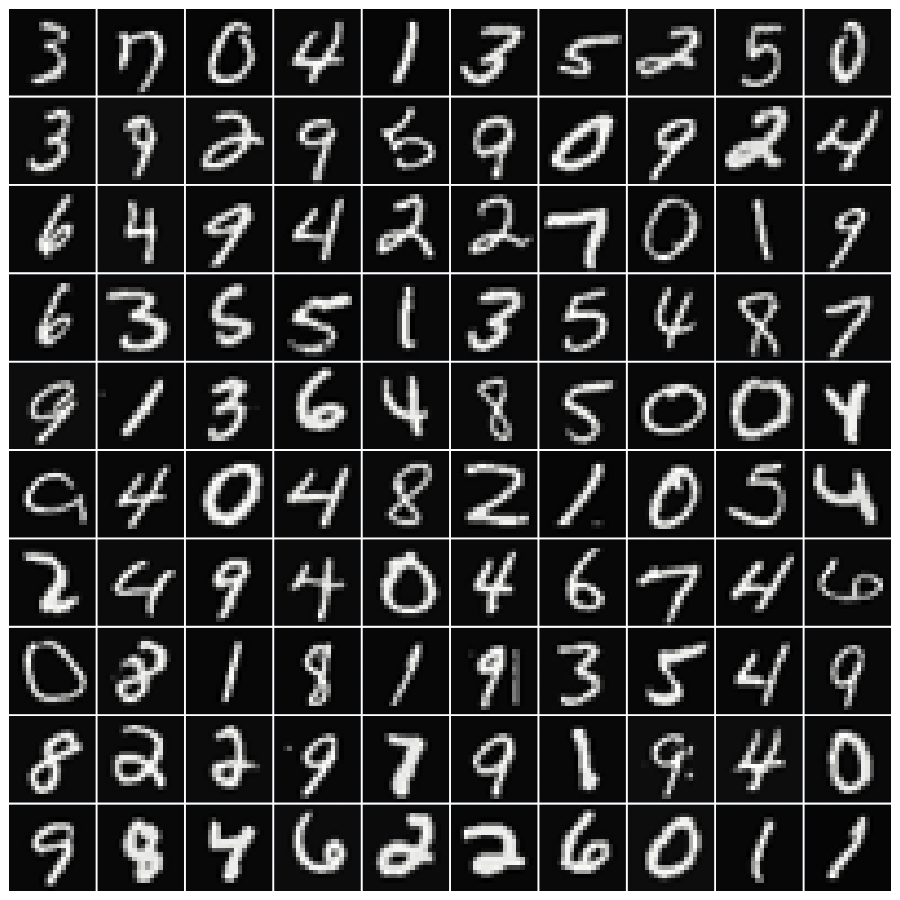

The notebook cell saved with this chart:
### Code cell
nrows = 10
ncols = 10 
fig = make_subplots(rows=nrows , cols=ncols,
                   vertical_spacing=0.002,
                   horizontal_spacing=0.002)

for i in range(nrows):
    for j in range(ncols):
        fig.add_trace( go.Heatmap( z=np.flip(np.transpose(np.reshape((X[rand_indices[j+i*10]] ), [20,20] )), axis =0 ),
                                   showscale=False, colorscale='Gray'
                                ), 
                       row=i+1, col=j+1   )

fig.update_yaxes(showticklabels=False)
fig.update_xaxes(showticklabels=False)
fig.update_layout(margin = dict(t=9,r=9,b=9,l=9),
                  showlegend = False,
                  width = 900, height = 900,
                  autosize = True
                 )

fig.show()
